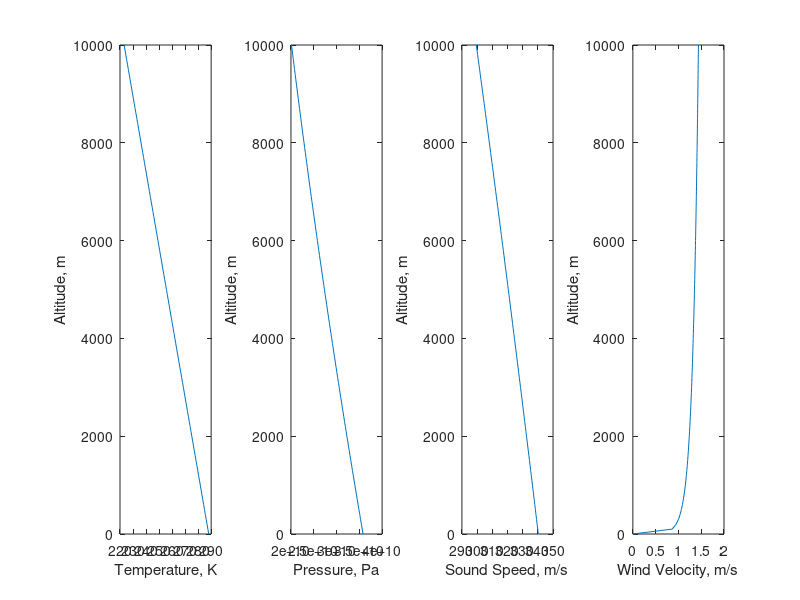
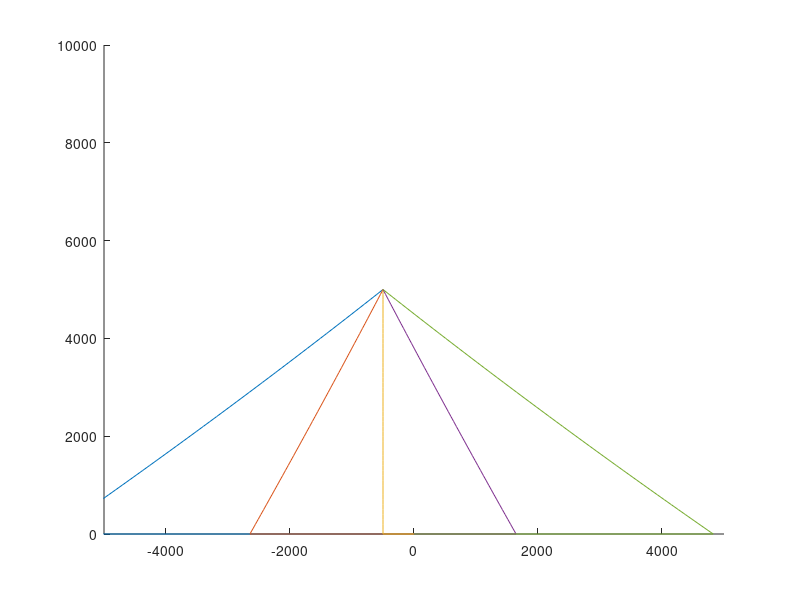

MATLAB code for these plots, in order:
%%
% FINAL PROJECT: AIRCRAFT NOISE RAY TRACING
% AA201B STANFORD SPRING 2023
% ROBERT COLLINS

%% SETUP
clear; close all;

%% PHYSICAL PARAMETERS

% Physical Constants
%   Schafer and Vorlander
% temperature gradient
T_0 = 288.15; % Reference sea level temperature, K
L_b = 0.0065; % Temperature lapse rate, K/m

gamma= 1.4; % adiabatic index
R = 287.058; % molar gas constant, dry air, m2/s2

% velocity gradient
% https://en.wikipedia.org/wiki/Log_wind_profile
% https://en.wikipedia.org/wiki/Wind_profile_power_law

% Karman Constant
kar = 0.40; 

% Surface roughness, m 
% https://en.wikipedia.org/wiki/Roughness_length
z_0 = 0.1; 

% Friction velocity
% made this up for now
v_s = 0.05;

%% SIMULATION PARAMETERS
% x, z, t steps
dz = 100; %m

% x, z max values
% note x is symmetric about 0
z_max = 10000; %m 
x_max = 5000; %m
t_max = 1000; %s

% source location relative to receiver
source_loc = [-500, 5000]; %[x,z], m

% 

%% DEFINE ENVIRONMENT
% define z space 
z = (0:dz:z_max)';

% map source location to z index
[~, src_ii_z] = min(abs(source_loc(2)-z));

% temperature profile
T = T_0 - L_b * z;

% velocity profile
% TODO: ADD POWER LAW ABOVE ~1000M?
V = v_s/kar .* log(z/z_0);
V(z<z_0) = 0;

% pressure profile
%   https://en.wikipedia.org/wiki/Barometric_formula
% TODO: check this works with the temp. profile defined above
z_b = 0; % reference height, m
a = 2.2558; % exponent
L_b = 0.0065; % temperature lapse rate, K/m
T_b = 288.15; % sea level reference temperature, K
P_b = 101325; % static pressure, Pa
P = P_b .* ((T_b - (z-z_b).*L_b)).^a;

% speed of sound profile
C = sqrt(gamma*R * T);
%C = ones(size(z)) * 350;
% source level

% define sim parameters

% define plotting parameters

%% INITIAL PLOTTING
% Plot environmental profile
figure(1)
subplot(1,4,1)
plot(T,z)
xlabel('Temperature, K')
ylabel('Altitude, m')

subplot(1,4,2)
plot(P,z)
xlabel('Pressure, Pa')
ylabel('Altitude, m')

subplot(1,4,3)
plot(C,z)
xlabel('Sound Speed, m/s')
ylabel('Altitude, m')

subplot(1,4,4)
plot(V,z)
xlabel('Wind Velocity, m/s')
ylabel('Altitude, m')


%% RAY TRACE
% to start, maybe just iterate thru z vals first?
% initial ray vector directions
n_rays = 5;
max_trace = 100;
theta = linspace(5*pi/4, 7*pi/4, n_rays);

% initialze ray locations & vectors
% [pidx, (t,x,z,dx,dz,ii_z), ray]
ray_data = zeros(size(z,1),6,n_rays);

% initial values
ray_data(1,:,:) = [
    repmat([0, source_loc],1,1,n_rays) ...
    reshape(-dz ./ tan(theta'), [1,1,n_rays]) ...
    repmat(-dz, 1,1, n_rays) ...
    repmat(src_ii_z, 1, 1, n_rays)
    ];

% iterate thru each ray
for ii_ray = 1:n_rays
    % trace ray
    for ii_pt = 2:max_trace
        % extract last ray
        last_ray = ray_data(ii_pt-1, :, ii_ray);

        % calculate new position  
        this_x = last_ray(2) + last_ray(4);
        this_ii_z = last_ray(6) + sign(last_ray(5)); 
        this_z = z(this_ii_z);

        % calculate new t
        dt = vecnorm([this_x, this_z] - last_ray(2:3)) / C(this_ii_z);
        this_t = last_ray(1) + dt;
        
        % apply snell's law
        this_theta = asin(last_ray(4) ./ norm(last_ray(4:5)));
        next_theta = asin(C(this_ii_z)/C(this_ii_z+1) * sin(this_theta));

        % update dr based on current wavefront position
        this_dz = last_ray(5);
        this_dx = -this_dz * tan(next_theta);

        % update next data 
        ray_data(ii_pt, :, ii_ray) = [
            this_t, this_x, this_z, this_dx, this_dz, this_ii_z
            ];
        if this_ii_z <= 1
            break
        end

        tracehelp = ray_data(1:ii_pt,:,ii_ray);
    end
end

figure(2); clf; hold on
for ii_ray = 1:n_rays
    plot(ray_data(:,2,ii_ray), ray_data(:,3,ii_ray))
end

ylim([0,z_max])
xlim([-5000, 5000])